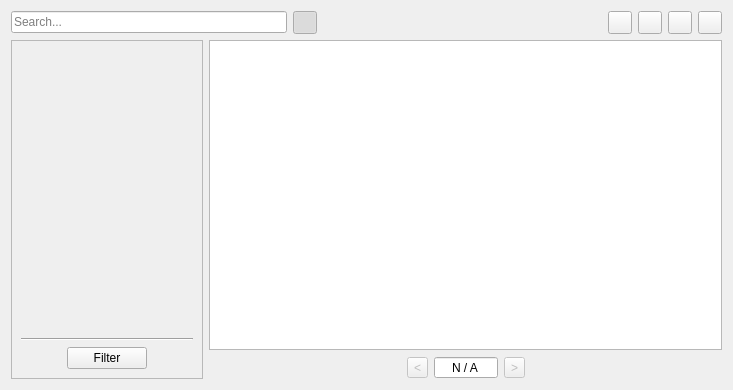
<?xml version="1.0" encoding="UTF-8"?>
<ui version="4.0">
 <class>Widgetry::DataInterface</class>
 <widget class="QWidget" name="Widgetry::DataInterface">
  <property name="geometry">
   <rect>
    <x>0</x>
    <y>0</y>
    <width>733</width>
    <height>390</height>
   </rect>
  </property>
  <property name="windowTitle">
   <string>Interface</string>
  </property>
  <layout class="QGridLayout" name="gridLayout" columnstretch="0,1,0,0,0,1">
   <item row="0" column="0" colspan="6">
    <widget class="QWidget" name="topBar" native="true">
     <layout class="QHBoxLayout" name="topBarLayout" stretch="0,0,0,0">
      <property name="leftMargin">
       <number>0</number>
      </property>
      <property name="topMargin">
       <number>0</number>
      </property>
      <property name="rightMargin">
       <number>0</number>
      </property>
      <property name="bottomMargin">
       <number>0</number>
      </property>
      <item>
       <widget class="QLineEdit" name="searchInput">
        <property name="maxLength">
         <number>30</number>
        </property>
        <property name="placeholderText">
         <string>Search...</string>
        </property>
       </widget>
      </item>
      <item>
       <widget class="QToolButton" name="toggleFiltersButtons">
        <property name="icon">
         <iconset resource="resources/widgetry_resources.qrc">
          <normaloff>:/icons/filter_icon.png</normaloff>:/icons/filter_icon.png</iconset>
        </property>
        <property name="checkable">
         <bool>true</bool>
        </property>
        <property name="checked">
         <bool>true</bool>
        </property>
       </widget>
      </item>
      <item>
       <spacer name="horizontalSpacer_3">
        <property name="orientation">
         <enum>Qt::Orientation::Horizontal</enum>
        </property>
        <property name="sizeHint" stdset="0">
         <size>
          <width>40</width>
          <height>20</height>
         </size>
        </property>
       </spacer>
      </item>
      <item>
       <widget class="QWidget" name="buttonsContainer" native="true">
        <layout class="QHBoxLayout" name="buttonsContainerLayout">
         <property name="topMargin">
          <number>0</number>
         </property>
         <property name="rightMargin">
          <number>0</number>
         </property>
         <property name="bottomMargin">
          <number>0</number>
         </property>
         <item>
          <widget class="QToolButton" name="editButton">
           <property name="icon">
            <iconset resource="resources/widgetry_resources.qrc">
             <normaloff>:/icons/action_edit.png</normaloff>:/icons/action_edit.png</iconset>
           </property>
          </widget>
         </item>
         <item>
          <widget class="QToolButton" name="addButton">
           <property name="icon">
            <iconset resource="resources/widgetry_resources.qrc">
             <normaloff>:/icons/action_add.png</normaloff>:/icons/action_add.png</iconset>
           </property>
          </widget>
         </item>
         <item>
          <widget class="QToolButton" name="deleteButton">
           <property name="icon">
            <iconset resource="resources/widgetry_resources.qrc">
             <normaloff>:/icons/action_delete.png</normaloff>:/icons/action_delete.png</iconset>
           </property>
          </widget>
         </item>
         <item>
          <widget class="QToolButton" name="refreshButton">
           <property name="icon">
            <iconset resource="resources/widgetry_resources.qrc">
             <normaloff>:/icons/action_refresh.png</normaloff>:/icons/action_refresh.png</iconset>
           </property>
          </widget>
         </item>
        </layout>
       </widget>
      </item>
     </layout>
    </widget>
   </item>
   <item row="1" column="0" rowspan="2">
    <widget class="QFrame" name="filterFrame">
     <property name="frameShape">
      <enum>QFrame::Shape::StyledPanel</enum>
     </property>
     <layout class="QGridLayout" name="gridLayout_3">
      <item row="2" column="0">
       <spacer name="horizontalSpacer_4">
        <property name="orientation">
         <enum>Qt::Orientation::Horizontal</enum>
        </property>
        <property name="sizeHint" stdset="0">
         <size>
          <width>40</width>
          <height>20</height>
         </size>
        </property>
       </spacer>
      </item>
      <item row="2" column="2">
       <spacer name="horizontalSpacer_5">
        <property name="orientation">
         <enum>Qt::Orientation::Horizontal</enum>
        </property>
        <property name="sizeHint" stdset="0">
         <size>
          <width>40</width>
          <height>20</height>
         </size>
        </property>
       </spacer>
      </item>
      <item row="2" column="1">
       <widget class="QPushButton" name="filterButton">
        <property name="text">
         <string>Filter</string>
        </property>
       </widget>
      </item>
      <item row="0" column="0" colspan="3">
       <widget class="QWidget" name="filterContainer" native="true">
        <layout class="QVBoxLayout" name="filterContainerLayout">
         <property name="leftMargin">
          <number>0</number>
         </property>
         <property name="topMargin">
          <number>0</number>
         </property>
         <property name="rightMargin">
          <number>0</number>
         </property>
         <property name="bottomMargin">
          <number>0</number>
         </property>
        </layout>
       </widget>
      </item>
      <item row="1" column="0" colspan="3">
       <widget class="Line" name="line">
        <property name="orientation">
         <enum>Qt::Orientation::Horizontal</enum>
        </property>
       </widget>
      </item>
     </layout>
    </widget>
   </item>
   <item row="1" column="1" colspan="5">
    <widget class="QTableView" name="tableView">
     <property name="contextMenuPolicy">
      <enum>Qt::ContextMenuPolicy::CustomContextMenu</enum>
     </property>
     <property name="editTriggers">
      <set>QAbstractItemView::EditTrigger::NoEditTriggers</set>
     </property>
     <property name="selectionBehavior">
      <enum>QAbstractItemView::SelectionBehavior::SelectRows</enum>
     </property>
     <property name="sortingEnabled">
      <bool>true</bool>
     </property>
    </widget>
   </item>
   <item row="2" column="1">
    <spacer name="horizontalSpacer">
     <property name="orientation">
      <enum>Qt::Orientation::Horizontal</enum>
     </property>
     <property name="sizeHint" stdset="0">
      <size>
       <width>238</width>
       <height>20</height>
      </size>
     </property>
    </spacer>
   </item>
   <item row="2" column="2">
    <widget class="QToolButton" name="previousPageButton">
     <property name="enabled">
      <bool>false</bool>
     </property>
     <property name="text">
      <string notr="true">&lt;</string>
     </property>
    </widget>
   </item>
   <item row="2" column="3">
    <widget class="QSpinBox" name="pageInput">
     <property name="minimumSize">
      <size>
       <width>64</width>
       <height>0</height>
      </size>
     </property>
     <property name="wrapping">
      <bool>true</bool>
     </property>
     <property name="alignment">
      <set>Qt::AlignmentFlag::AlignCenter</set>
     </property>
     <property name="buttonSymbols">
      <enum>QAbstractSpinBox::ButtonSymbols::NoButtons</enum>
     </property>
     <property name="specialValueText">
      <string>N / A</string>
     </property>
     <property name="maximum">
      <number>0</number>
     </property>
    </widget>
   </item>
   <item row="2" column="4">
    <widget class="QToolButton" name="nextPageButton">
     <property name="enabled">
      <bool>false</bool>
     </property>
     <property name="text">
      <string notr="true">&gt;</string>
     </property>
    </widget>
   </item>
   <item row="2" column="5">
    <spacer name="horizontalSpacer_2">
     <property name="orientation">
      <enum>Qt::Orientation::Horizontal</enum>
     </property>
     <property name="sizeHint" stdset="0">
      <size>
       <width>238</width>
       <height>20</height>
      </size>
     </property>
    </spacer>
   </item>
  </layout>
 </widget>
 <resources>
  <include location="resources/widgetry_resources.qrc"/>
 </resources>
 <connections>
  <connection>
   <sender>previousPageButton</sender>
   <signal>clicked()</signal>
   <receiver>pageInput</receiver>
   <slot>stepDown()</slot>
   <hints>
    <hint type="sourcelabel">
     <x>417</x>
     <y>354</y>
    </hint>
    <hint type="destinationlabel">
     <x>487</x>
     <y>355</y>
    </hint>
   </hints>
  </connection>
  <connection>
   <sender>nextPageButton</sender>
   <signal>clicked()</signal>
   <receiver>pageInput</receiver>
   <slot>stepUp()</slot>
   <hints>
    <hint type="sourcelabel">
     <x>516</x>
     <y>354</y>
    </hint>
    <hint type="destinationlabel">
     <x>487</x>
     <y>355</y>
    </hint>
   </hints>
  </connection>
  <connection>
   <sender>toggleFiltersButtons</sender>
   <signal>toggled(bool)</signal>
   <receiver>filterFrame</receiver>
   <slot>setVisible(bool)</slot>
   <hints>
    <hint type="sourcelabel">
     <x>309</x>
     <y>37</y>
    </hint>
    <hint type="destinationlabel">
     <x>168</x>
     <y>194</y>
    </hint>
   </hints>
  </connection>
 </connections>
</ui>
